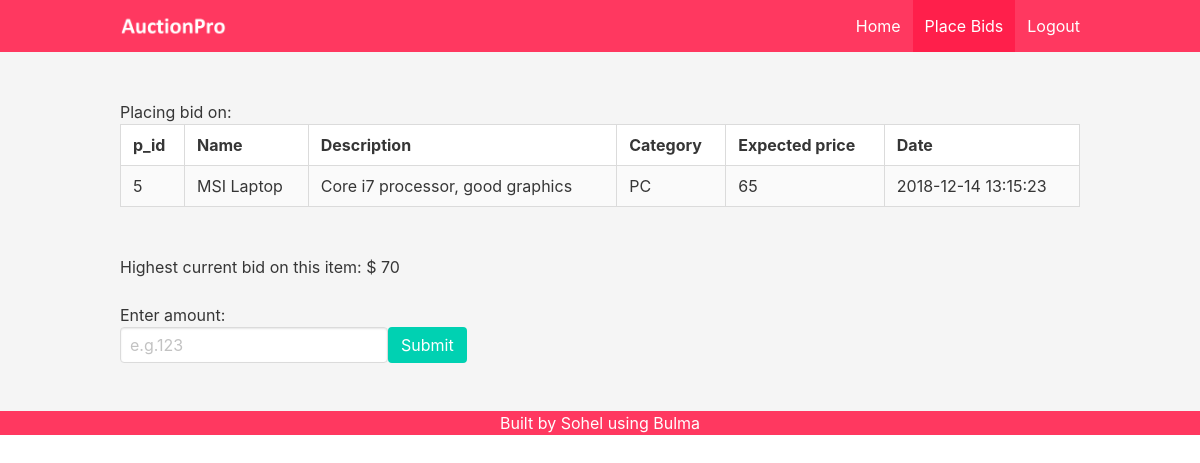
The app's page /place_bids3.php?pid=5 with its own data.
### tables this page shows
CREATE TABLE `products` (
  `u_id` int(20) DEFAULT NULL,
  `p_id` int(11) NOT NULL,
  `name` varchar(30) DEFAULT NULL,
  `description` varchar(50) DEFAULT NULL,
  `category` int(10) DEFAULT NULL,
  `price` int(11) DEFAULT NULL,
  `date` datetime DEFAULT NULL,
  `sold` varchar(3) DEFAULT NULL
);

CREATE TABLE `categories` (
  `c_id` int(11) NOT NULL,
  `name` varchar(30) NOT NULL
);

### place_bids3.php (the view, shortened to what this page needs)
<!DOCTYPE html>
<html>
  <head>
    <link rel="stylesheet" href="bulma.css">
  </head>
<body>
  <section class="hero is-danger">
  <div class="hero-head">
    <nav class="navbar">
      <div class="container">
        <div class="navbar-brand">
          <a class="navbar-item">
            <img src="testlogo.png" alt="Logo">
          </a>
        </div>
        <div id="navbarMenuHeroB" class="navbar-menu">
          <div class="navbar-end">
            <a class="navbar-item" href="welcome.php">
              Home
            </a>
            <a class="navbar-item is-active" href="place_bids.php">
              Place Bids
            </a>
            <a class="navbar-item" href="logout.php">
              Logout
            </a>
          </div>
        </div>
      </div>
    </nav>
  </div>
  <section class="hero is-light">
  <div class="hero-body">
    <div class="container">
      <?php
      $conn = mysqli_connect('localhost','root','','userdata');
      if($_GET["pid"])
      {
        $bid_pid = $_GET['pid'];
      }
      echo "<p>Placing bid on: </p>";
      $sql = "SELECT p.p_id,p.name, p.description, c.name AS c_name, p.price, p.date, p.sold
          FROM products p, categories c
          WHERE p.Category = c.c_id AND p.p_id=$bid_pid";
      $result = mysqli_query($conn, $sql);
      echo "<table class='table is-fullwidth is-striped is-bordered'>
          <tr>
            <th>p_id</th>
            <th>Name</th>
            <th>Description</th>
            <th>Category</th>
            <th>Expected price</th>
            <th>Date</th>
          </tr>";
      while ($row = mysqli_fetch_assoc($result))
      {
        echo "<tr>
            <td>" . $row['p_id'] . "</td>" .
            "<td>" . $row['name'] . "</td>" .
            "<td>" . $row['description'] . "</td>" .
            "<td>" . $row['c_name'] . "</td>" .
            "<td>" . $row['price'] . "</td>" .
            "<td>" . $row['date'] . "</td>" .
            "</tr>" ;
      }
      echo "</table><br>";
      ?>
      <p>Highest current bid on this item: $
      <?php
      $sql = "SELECT MAX(b.amount) AS amount
          FROM bids b
          WHERE b.p_id=$bid_pid";
      $result = mysqli_query($conn, $sql);
      while ($row = mysqli_fetch_assoc($result))
      {
        $temp = $row['amount'];
      }
      echo $temp;
      ?>
  	  </p>
  	  <br>
      <p>Enter amount: </p>
      <?php
      echo "<form action='place_bids4.php?pid=$bid_pid' method='post'>";
      ?>
      <table>
      	<tr>
      		<td>
      		  <div class="field">
			  <div class="control">
			    <input class="input" type="text" name='bid_amount' placeholder="e.g.123">
			  </div>
			  </div>
      		</td>
      		<td>
      			<input type='submit' class='button is-primary'>
      		</td>
      	</tr>
      </table>
      </form>
    </div>
  </div>
</section>
<div class="hero-foot"><div class="container has-text-centered"><p>Built by Sohel using Bulma</p></div></div>
</section>
</body>
</html>

### records on screen
products: p_id "5", name "MSI Laptop", description "Core i7 processor, good graphics", categories.name "PC", price "65", date "2018-12-14 13:15:23"

### other values on screen
$temp "70"
